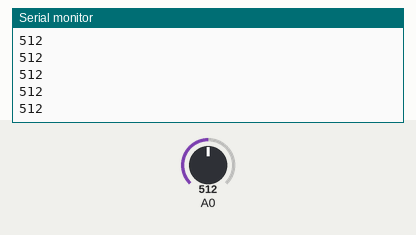
Recording of a sketch running on a simulated Arduino Uno, built with avr-gcc and run on an emulated ATmega328P. Parts: the last lines printed to the serial monitor. The test bench sets the inputs (shaded band); at power-on: A0 = 512.

Above: at 1.2 s.
1.3 s: A0 set to 716
At 1.42 s:
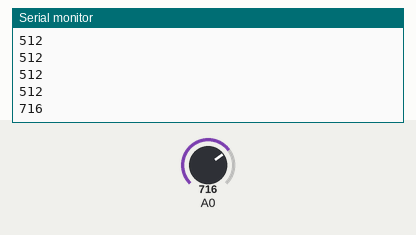
2.8 s: A0 set to 900
At 2.85 s:
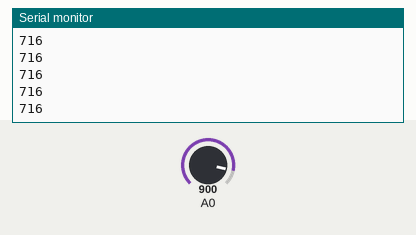
Timing chart, 0 to 5.8 s (numbered marks = the images above; inputs shaded):
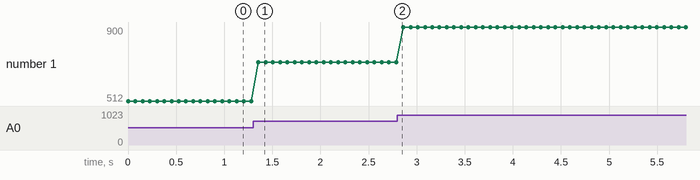

The sketch:

microphone_heartbeat.ino
```cpp
void setup() {
Serial.begin(9600);
}

void loop() {

Serial.println(analogRead(A0));
delay(75);
}
```

Measured:
- after the input at 1.3 s, the serial monitor: prints a new line after 0.06 s (image 1)
- plotted number 1: 512 → 716 after the input at 1.3 s, 716 → 900 after the input at 2.8 s
